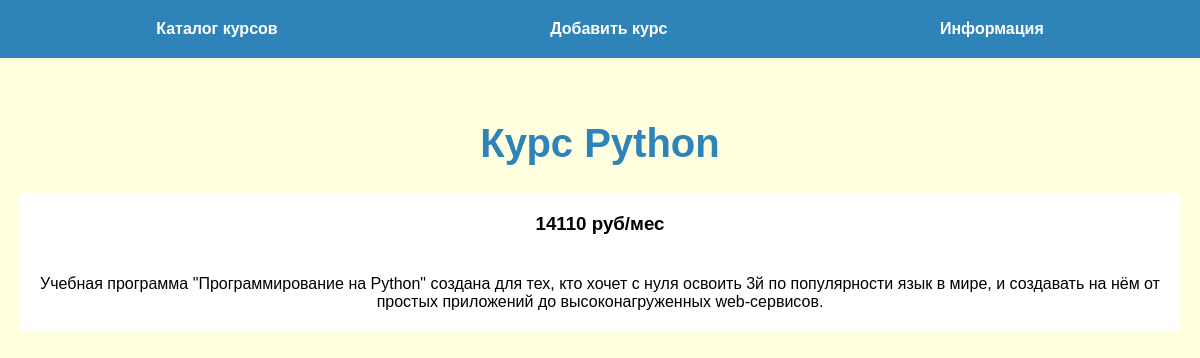
The page /curse/1 on the database its author committed.
### tables this page shows
CREATE TABLE mainmenu(
    id INTEGER PRIMARY KEY AUTOINCREMENT,
    title TEXT NOT NULL,
    url TEXT NOT NULL
);

CREATE TABLE curses(
    id INTEGER PRIMARY KEY AUTOINCREMENT,
    title TEXT NOT NULL,
    text TEXT NOT NULL,
    cost TEXT NOT NULL
);

### dbsite.py (the view)
@app.route("/curse/<int:id_curse>")
def show_curse(id_curse):
    db = get_db()
    dbase = FDataBase(db)
    title, cost, text = dbase.get_curse(id_curse)
    return render_template('curse.html', menu=dbase.get_menu(), title=title, cost=cost, text=text)

### FDataBase.py (called while the page is built)
    def get_menu(self):
        sql = "SELECT * FROM mainmenu"
        try:
            self.__cur.execute(sql)
            res = self.__cur.fetchall()
            if res:
                return res
        except IOError:
            print("Ошибка чтения из базы данных")
        return []

    def get_curse(self, curse_id):
        try:
            self.__cur.execute(f"SELECT title, text, cost FROM curses WHERE id={curse_id}")
            res = self.__cur.fetchone()
            if res:
                return res
        except sqlite3.Error as e:
            print("Ошибка получения курса из базы данных" + str(e))
        return False, False, False

### dbsite.py (called while the page is built)
def connect_db():
    con = sqlite3.connect(app.config['DATABASE'])
    con.row_factory = sqlite3.Row
    return con

def get_db():
    if not hasattr(g, 'link_db'):
        g.link_db = connect_db()
        return g.link_db

### templates/curse.html
{% extends 'base.html' %}
{% block content %}
{{ super() }}
<h3 class="text">{{ cost }}</h3>
<p class="text">{{ text }}</p>
{% endblock %}

### templates/base.html (shortened to what this page needs)
<!DOCTYPE html>
<html lang="en">
<head>
    <link rel="stylesheet" href="{{ url_for('static', filename='css/style.css') }}">
</head>
<body>
{% block content %}
    {% block mainmenu %}
        <ul class="menu">
            {% for m in menu %}
            <li>
                <a href="{{ m.url }}">{{ m.title }}</a>
            </li>
            {% endfor %}
        </ul>
    {% endblock %}
<div class="content">
    {% if title %}
    <h1 class="blue">{{ title }}</h1>
    {% else %}
    <h1>Про Flask</h1>
    {% endif %}
{% endblock %}
</div>
</body>
</html>

### static/css/style.css (style rules this page uses)
body { background: lightyellow; margin: 0; padding: 0; font-family: Verdana, Geneva, Tahoma, sans-serif; }
.menu { display: flex; justify-content: space-around; list-style: none; background: rgb(46, 131, 184); padding: 20px; margin-top: 0; }
.content { margin: 0 auto; max-width: 1200px; padding: 20px; box-sizing: border-box; text-align: center; }
.menu a { font-weight: bold; color: white; text-decoration: none; }
ul { list-style: none; }
.title, .cost, .text { padding: 20px 10px; margin: 0; }
.text, .back, .cost { background: white; }
.blue { color: rgb(46, 131, 184); font-size: 40px; }

### rows shown on the page
mainmenu: title "Каталог курсов"
mainmenu: title "Добавить курс"
mainmenu: title "Информация"
curses: title "Курс Python", text "14110 руб/мес", cost "Учебная программа \"Программирование на Python\" создана для тех, кто хочет с нуля освоить 3й по популярности язык в мире, и создавать на нём от простых приложений до высоконагруженных web-сервисов."
